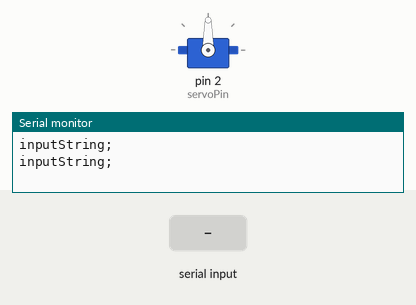
Bench run of a sketch on a simulated Arduino Uno, built with avr-gcc and run on an emulated ATmega328P. Shown: servo, the last lines printed to the serial monitor. The test bench sets the inputs (shaded band).

Above: at 1.2 s.
1.3 s: "30,150\n" received over Serial
At 3.1 s:
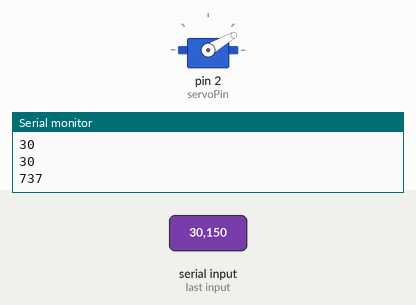
3.5 s: "5\n" received over Serial
At 4.6 s:
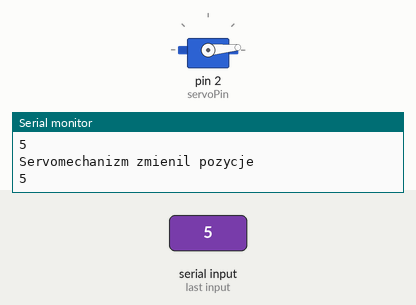
5.5 s: "200\n" received over Serial
At 7.2 s:
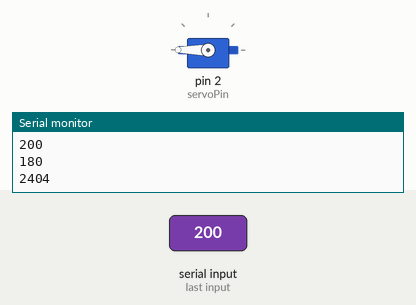
7.5 s: "90,45\n" received over Serial
At 9.0 s:
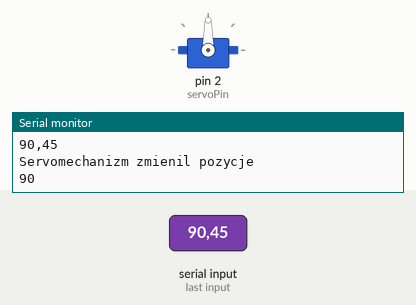
Timing chart, 0 to 10.5 s (numbered marks = the images above; inputs shaded):
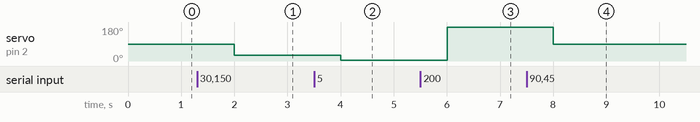

Measured:
- after the input at 1.3 s, servo on pin 2 (servoPin): 90° → 30° after 0.70 s
- after the input at 3.5 s, servo on pin 2 (servoPin): 30° → 5° after 0.50 s
- after the input at 5.5 s, servo on pin 2 (servoPin): 5° → 180° after 0.50 s
- after the input at 7.5 s, servo on pin 2 (servoPin): 180° → 90° after 0.51 s

The sketch:

ServoAsk.ino
```cpp
#include <Servo.h>

int servoPin = 2; // pin sterujący Arduino
String inputString = "";         // a string to hold incoming data
boolean stringComplete = false;  // whether the string is complete


Servo servo;

int servoAngle = 0; // pozycja startowa serwa w stopniach

void setup()
{
  Serial.begin(9600);
  servo.attach(servoPin,404,2404);
  inputString.reserve(200);
}

void loop()
{
  Serial.println("inputString;" + inputString);

  if (stringComplete) {
    Serial.println(inputString);
    // clear the string:
    int value = inputString.toInt();
    //if(value>=0 && value<=180)
    {
      run(value);
    }
    inputString = "";
    stringComplete = false;

  }
  serialEvent();
  delay(1000);
}

void run(int value)
{
    Serial.println("Servomechanizm zmienil pozycje");
    servo.write(value);
    Serial.println(value);
    delay(1000);
    Serial.println(servo.read());
    Serial.println(servo.readMicroseconds());


}

int ask()
{

}

void serialEvent() {
  while (Serial.available()) {
    // get the new byte:
    char inChar = (char)Serial.read();
    // add it to the inputString:
    inputString += inChar;
    // if the incoming character is a newline, set a flag
    // so the main loop can do something about it:
    if (inChar == '\n') {
      stringComplete = true;
    }
  }
}
```
